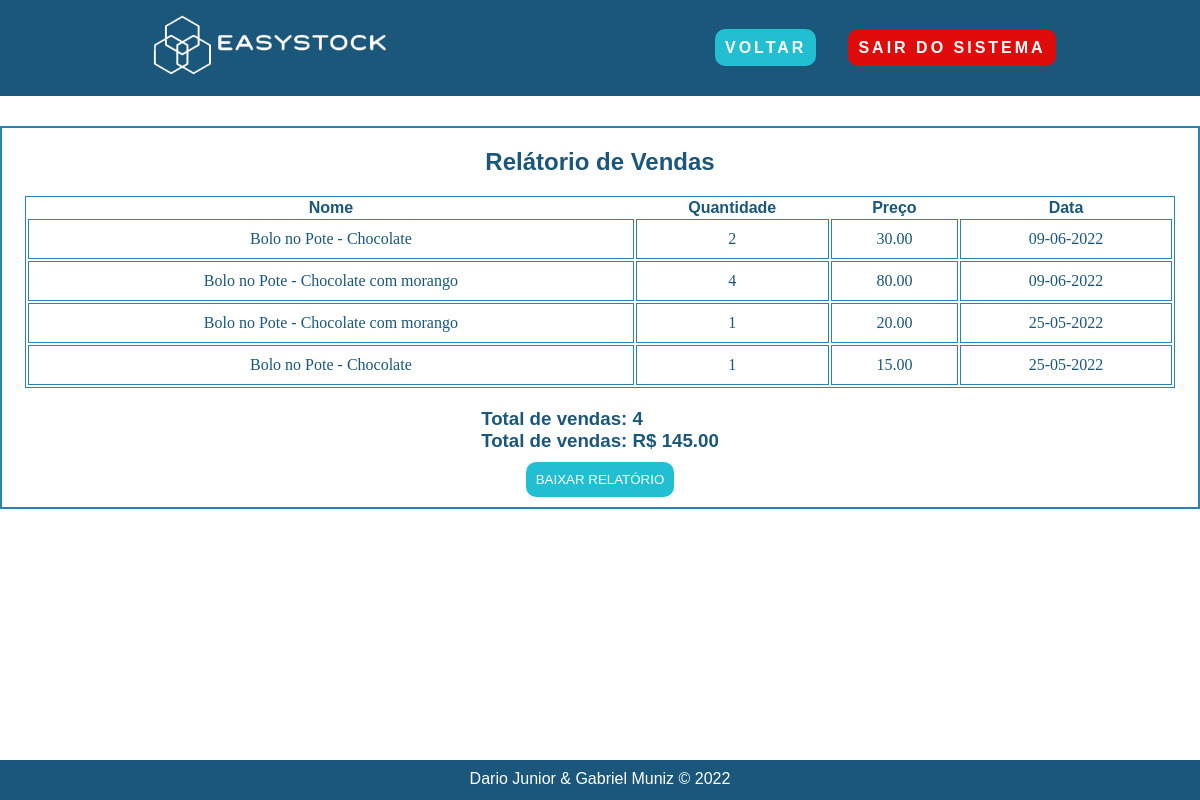
/pages/relatorio/relatorio.php (signed in), run on the app's committed database.
### tables this page shows
CREATE TABLE IF NOT EXISTS `vendas`(
    `id_venda` int(2) NOT NULL AUTO_INCREMENT,
    `id_clientes` int(2) NOT NULL,
    `id_produto` int(2) NOT NULL,
    `nome` varchar(45) NOT NULL,
    `preco` DECIMAL(10, 2) NOT NULL,
    `quantidade` int NOT NULL,
    `dataVenda` date,
    PRIMARY KEY (`id_venda`),
    FOREIGN KEY (`id_clientes`) REFERENCES `clientes`(`id`),
    FOREIGN KEY (`id_produto`) REFERENCES `produtos`(`id_produto`)
);

### pages/relatorio/relatorio.php (the view, shortened to what this page needs)
<?php
include_once '../../connection/config.php';
$sql = "SELECT * FROM vendas WHERE id_clientes = '" . $_SESSION["id_usuario"] . "'";
$query_relatorio = "SELECT COUNT(id_venda) AS qnt_vendas, SUM(preco) AS total_vendas FROM vendas WHERE id_clientes = '" . $_SESSION["id_usuario"] . "'";
$result = $con->query($sql);
function invdata($dataVenda)
{
    $parte = explode("-", $dataVenda);
    return ($parte[2] . "-" . $parte[1] . "-" . $parte[0]);
}
?>
<!DOCTYPE html>
<html lang="pt-br">
<head>
    <link rel="stylesheet" href="relatorio.css">
</head>
<body>
    <header>
        <nav class="menu">
            <div class="logo">
                <img src="../../src/img/logo.png" alt="">
            </div>
            <ul class="nav-list">
                <li><a href="../sistema/sistema-cliente.php" id="btn-voltar">Voltar</a></li>
                <li><a href="../login/login.php" id="btn-sair">Sair do sistema</a></li>
            </ul>
        </nav>
    </header>
    <main>
        <section class="sistema">
            <div class="sistema-box">
                <div class="sistema-container">
                    <h2>Relátorio de Vendas</h2>
                    <div class="table-container">
                        <table class="table">
                            <thead>
                                <tr>
                                    <th scope="col">Nome</th>
                                    <th scope="col">Quantidade</th>
                                    <th scope="col">Preço</th>
                                    <th scope="col">Data</th>
                                </tr>
                            </thead>
                            <tbody>
                                <?php
                                while ($row = mysqli_fetch_assoc($result)) {
                                    echo "<tr>";
                                    echo "<td>" . $row["nome"] . "</td>";
                                    echo "<td>" . $row["quantidade"] . "</td>";
                                    echo "<td>" . $row["preco"] . "</td>";
                                    echo "<td>" . invdata($row["dataVenda"]) . "</td>";
                                    echo "</tr>";
                                }
                                ?>
                            </tbody>
                        </table>
                    </div>
                    <div class="total-container">
                        <?php
                        $result_relatorio = $con->query($query_relatorio);
                        $row_relatorio = mysqli_fetch_assoc($result_relatorio);
                        ?>
                        <h3>Total de vendas: <?php echo $row_relatorio["qnt_vendas"]; ?></h3>
                        <h3>Total de vendas: R$ <?php echo $row_relatorio["total_vendas"]; ?></h3>
                    </div>
                    <button><a class="btn_relatorio" href="relatorioVendas.php" target="_blank">Baixar relatório</a></button>
                </div>
            </div>
        </section>
    </main>
    <footer id="footer">
        <p class="copyright"> Dario Junior & Gabriel Muniz &copy; 2022 </p>
    </footer>
</body>
</html>

### pages/relatorio/relatorio.css (style rules this page uses)
:root { --main-bg: #1A577A; --second-bg: #0C2A3B; --blue: #2784B9; --light-blue: #21BFD1; --white: #fff; --black: #000; --orange: #FF5C00; --red: #E00C0C; --black-red: #660606; }
* { padding: 0; margin: 0; box-sizing: border-box; scroll-behavior: smooth; font-family: sans-serif; }
li { list-style: none; }
a { text-decoration: none; }
.logo { font-size: 24px; text-transform: uppercase; letter-spacing: 4px; }
.menu { background-color: var(--main-bg); display: flex; justify-content: space-around; align-items: center; font-family: sans-serif; height: 12vh; margin-bottom: 20px; }
.logo img { width: 250px; }
.nav-list { list-style: none; display: flex; }
.nav-list li { letter-spacing: 3px; margin-left: 32px; }
.nav-list a { color: var(--white); font-weight: bold; text-transform: uppercase; }
#btn-sair { color: var(--white); background-color: var(--red); border-radius: 10px; padding: 10px; text-transform: uppercase; transform: all 0.3s ease-in-out; }
#btn-voltar { color: var(--white); background-color: var(--light-blue); border-radius: 10px; padding: 10px; text-transform: uppercase; transform: all 0.3s ease-in-out; }
.sistema { display: flex; justify-content: space-around; width: 940px; margin: 0 auto; color: var(--main-bg); align-items: center; font-family: cursive; }
.sistema-box { display: flex; flex-direction: column; align-items: center; width: 940px; padding: 10px; }
.sistema-container { display: flex; flex-direction: column; align-items: center; border: 2px solid var(--blue); width: 1200px; padding: 20px; }
.table-container { display: flex; justify-content: center; align-items: center; margin-top: 20px; }
.table { border: 1px solid var(--blue); width: 1150px; text-align: center; margin-bottom: 20px; }
.table td { font-family: cursive; border: 1px solid var(--blue); padding: 10px; }
.total-container { display: flex; flex-direction: column; margin-bottom: 20px; }
.btn_relatorio { color: var(--white); background-color: var(--light-blue); border-radius: 10px; padding: 10px; text-transform: uppercase; transform: all 0.3s ease-in-out; }
button { border: none; }
footer { position: absolute; bottom: 0; background: var(--main-bg); width: 100%; height: 40px; }
.copyright { padding: 10px; text-align: center; color: var(--white); }

### data on the page
vendas: nome "Bolo no Pote - Chocolate", quantidade "2", preco "30.00", dataVenda "09-06-2022"
vendas: nome "Bolo no Pote - Chocolate com morango", quantidade "4", preco "80.00", dataVenda "09-06-2022"
vendas: nome "Bolo no Pote - Chocolate com morango", quantidade "1", preco "20.00", dataVenda "25-05-2022"
vendas: nome "Bolo no Pote - Chocolate", quantidade "1", preco "15.00", dataVenda "25-05-2022"

### other printed values
$row_relatorio["qnt_vendas"] "4"
$row_relatorio["total_vendas"] "145.00"
